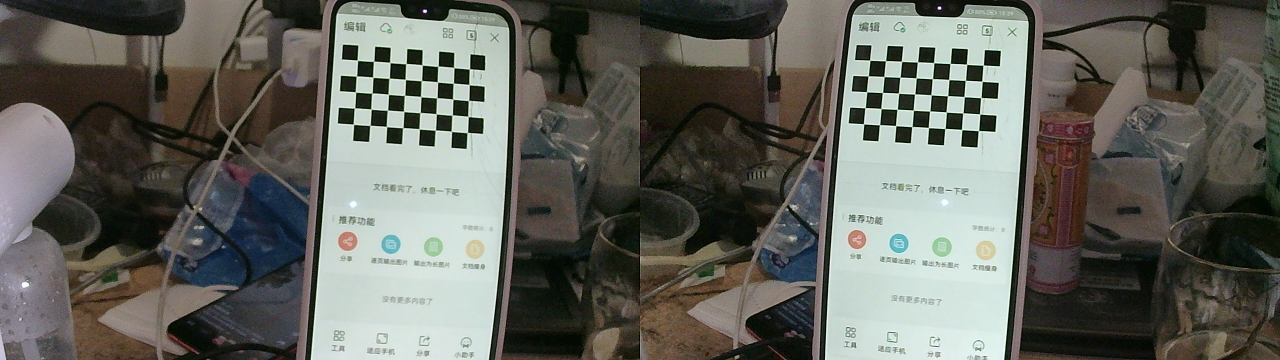
#> input picture IMG_0001.jpg, 2560 x 720 px (shown at 1/2 size)
$ python -i '边缘检测函数.py'   (imports and definitions only)
#> lines starting #> are read from the running program, lines starting #| are printed output that depends on the picture
#> further down, picture is the input picture: shape (720, 2560, 3); mean B, G, R 92.6, 99.4, 98.4
import cv2
import numpy as np


def fill_contours(img):
    # 读取图像
    # img = cv2.imread(image_path, cv2.IMREAD_GRAYSCALE)

    # 定义Prewitt算子
    kernel_x = np.array([[-1, 0, 1], [-1, 0, 1], [-1, 0, 1]], dtype=np.float32)
    kernel_y = np.array([[-1, -1, -1], [0, 0, 0], [1, 1, 1]], dtype=np.float32)

    # 应用Prewitt算子进行边缘检测
    edges_x = cv2.filter2D(img, -1, kernel_x)
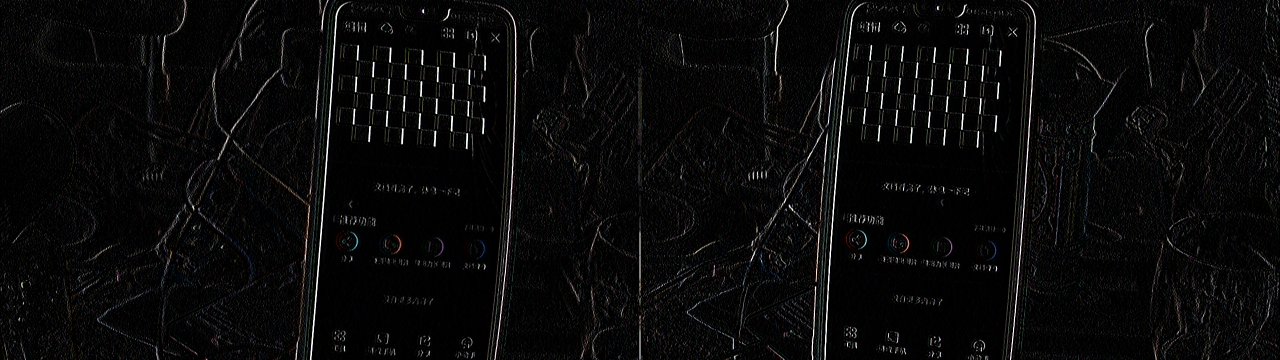
#> edges_x: shape (720, 2560, 3) (shown at 1/2 size); mean B, G, R 9.8, 9.7, 9.9
    edges_y = cv2.filter2D(img, -1, kernel_y)
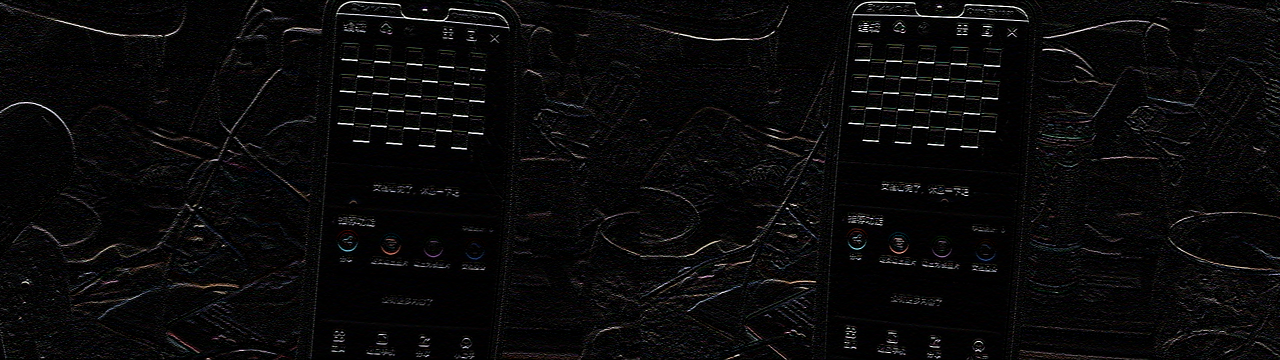
#> edges_y: shape (720, 2560, 3) (shown at 1/2 size); mean B, G, R 10, 9.4, 9.9

    # 组合x和y方向的边缘检测结果
    edges = cv2.addWeighted(edges_x, 0.5, edges_y, 0.5, 0)
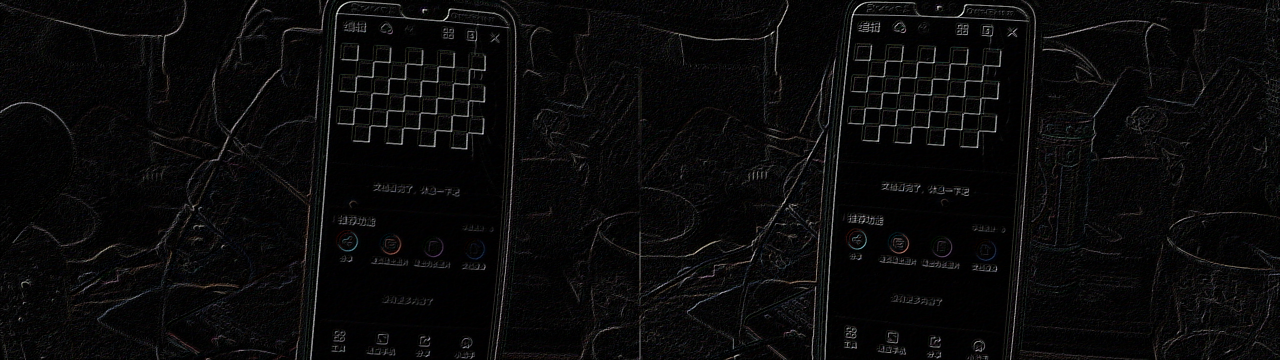
#> edges: shape (720, 2560, 3) (shown at 1/2 size); mean B, G, R 9.9, 9.6, 9.9

    # 保存边缘检测结果图像
    # cv2.imwrite(output_path, edges)
    return edges

>>> import cv2
>>> picture = cv2.imread('IMG_0001.jpg')
>>> result = fill_contours(picture)

$ run again, on input.jpg
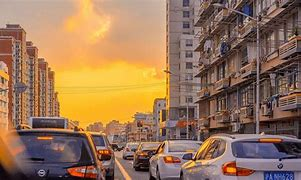
#> input picture input.jpg, 301 x 180 px
#> picture is the input picture: shape (180, 301, 3); mean B, G, R 88.3, 116.8, 151.6
#> in fill_contours, `edges_x = cv2.filter2D(img, -1, kernel_x)`:
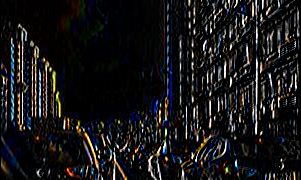
#> edges_x: shape (180, 301, 3); mean B, G, R 23, 22.4, 23.1
#> in fill_contours, `edges = cv2.addWeighted(edges_x, 0.5, edges_y, 0.5, 0)`:
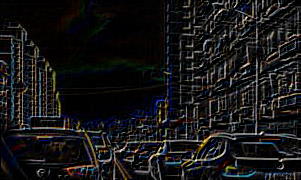
#> edges: shape (180, 301, 3); mean B, G, R 23.2, 22.5, 23.2

$ run again, on left{i}.jpg
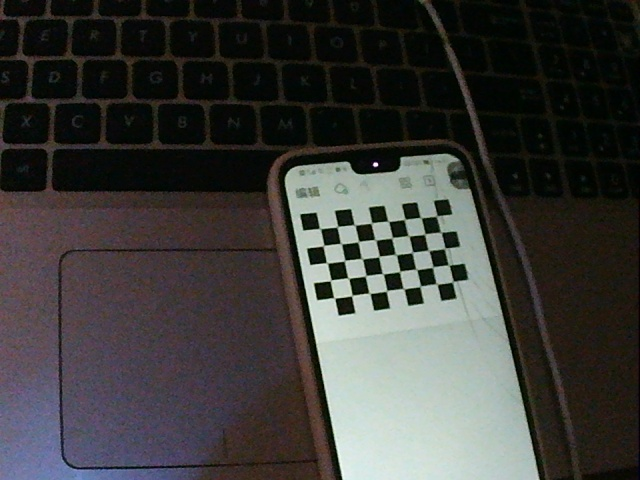
#> input picture left{i}.jpg, 640 x 480 px
#> picture is the input picture: shape (480, 640, 3); mean B, G, R 58.7, 61, 61.3
#> in fill_contours, `edges_y = cv2.filter2D(img, -1, kernel_y)`:
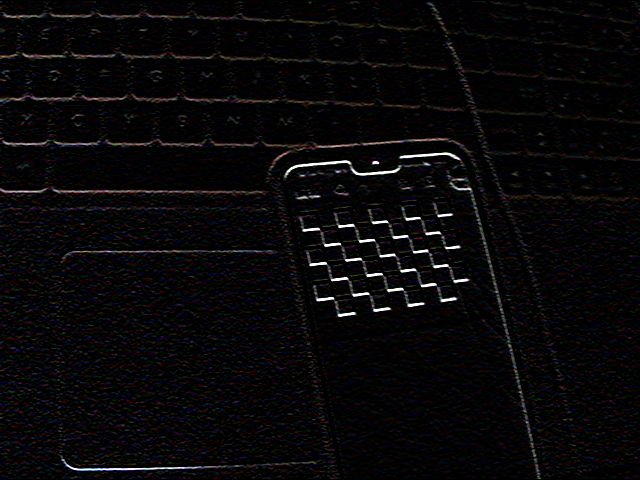
#> edges_y: shape (480, 640, 3); mean B, G, R 8.5, 7.6, 8.5
#> in fill_contours, `edges = cv2.addWeighted(edges_x, 0.5, edges_y, 0.5, 0)`:
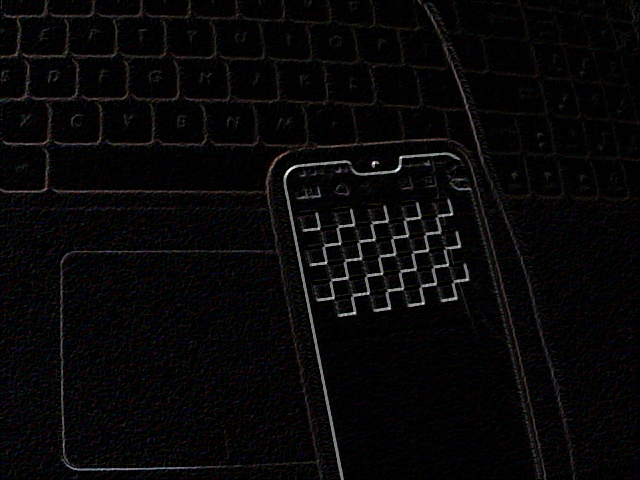
#> edges: shape (480, 640, 3); mean B, G, R 7.9, 7.3, 8.1
